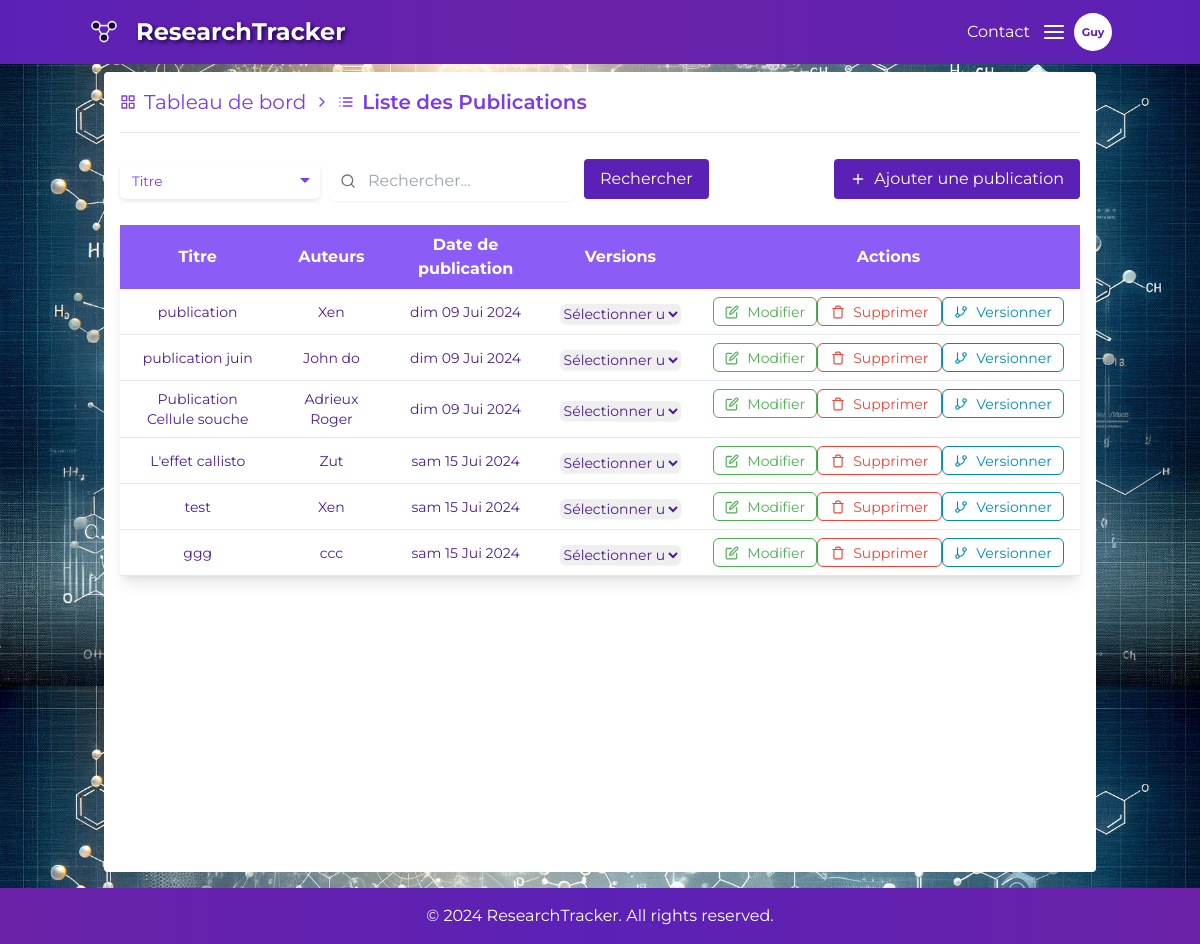
Page /publications/ (signed in) on the earlier database version.
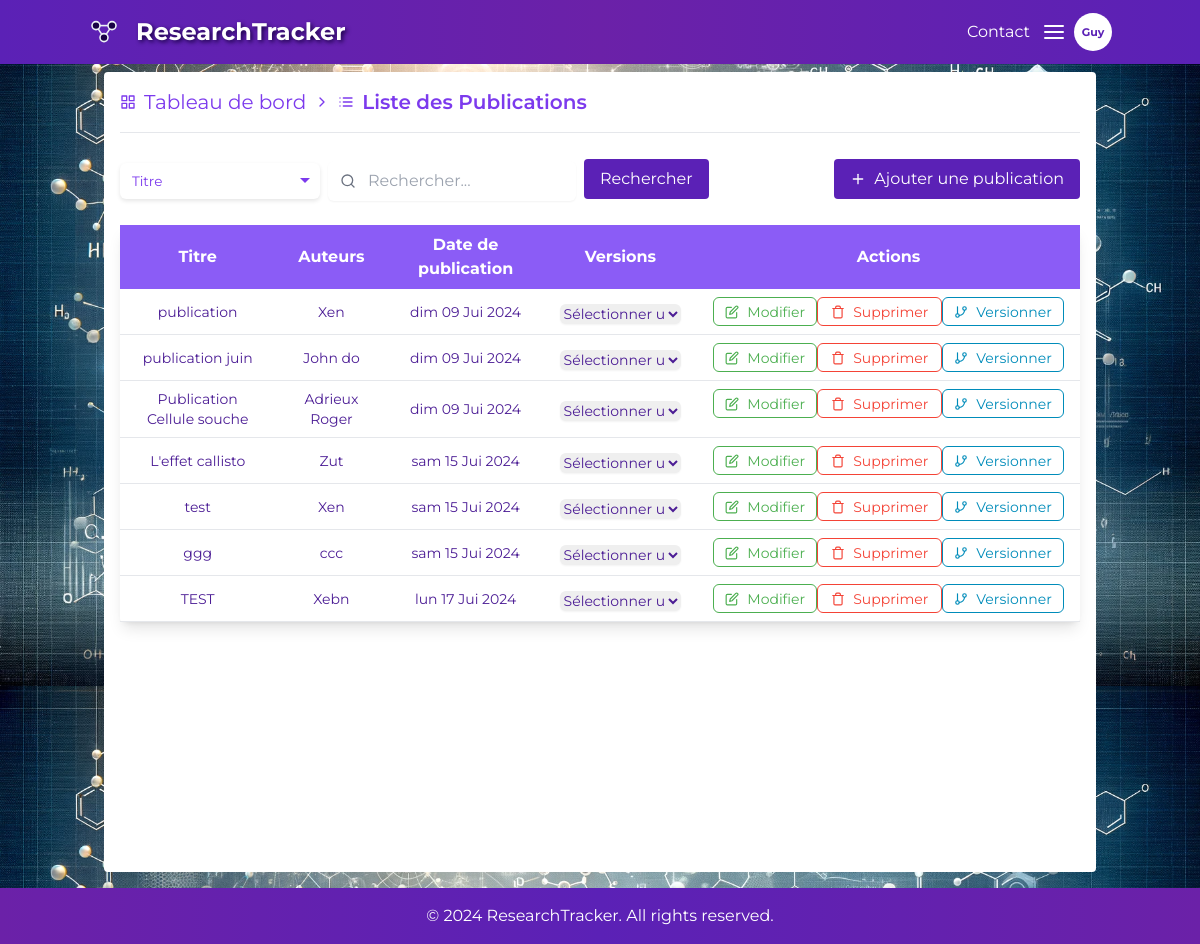
Same page on the later database version.
### publications/models.py (models this page shows, shortened)
class Publication(models.Model):
    SOURCE_CHOICES = [
        ('web', 'Web'),
        ('manuelle', 'Manuelle'),
    ]
    user = models.ForeignKey(settings.AUTH_USER_MODEL, on_delete=models.CASCADE, null=True, blank=True)
    title = models.CharField(max_length=200)
    authors = models.TextField()
    publication_date = models.DateField()
    project = models.ForeignKey(Project, on_delete=models.CASCADE, related_name='publications', null=True, blank=True,
                                default="Aucun")
    journal = CKEditor5Field(blank=True, null=True)
    doi = models.CharField(max_length=100)
    source = models.CharField(max_length=10, choices=SOURCE_CHOICES, default='manuelle')
    initial_version = models.ForeignKey('PublicationVersion', null=True, blank=True, on_delete=models.SET_NULL,
                                        related_name='initial_publication')
    current_version = models.ForeignKey('PublicationVersion', null=True, blank=True, on_delete=models.SET_NULL,
                                        related_name='current_publication')
    created_at = models.DateTimeField(auto_now=True)

### publications/views.py (the view, shortened to what this page needs)
# urls.py: path('', PublicationListView.as_view(), name='publications-list'),
class PublicationListView(LoginRequiredMixin, ListView):
    model = Publication
    template_name = 'publications/publication_list.html'
    context_object_name = 'publications'
    login_url = reverse_lazy('login')
    def get_queryset(self):
        queryset = Publication.objects.filter(user=self.request.user)
        query = self.request.GET.get('q')
        search_by = self.request.GET.get('search_by', 'title')
        if query:
            if search_by == 'title':
                queryset = queryset.filter(title__icontains=query)
            elif search_by == 'date':
                queryset = queryset.filter(publication_date__icontains=query)
        return queryset
    def render_to_response(self, context, **response_kwargs):
        if self.request.GET.get('format') == 'json':
            return self.render_to_json_response(context['publications'])
        else:
            return super().render_to_response(context, **response_kwargs)

### authentication/models.py (called while the page is built)
    @property
    def initials(self):
        if self.last_name:
            return self.last_name[:3].capitalize()
        return self.username[:3].capitalize()

### publications/templates/publications/publication_list.html (shortened to what the changed rows need)
{% extends "base.html" %}
{% block content %}
    <div class="container mx-auto mt-2 bg-white p-4 h-screen rounded">
        <table class="min-w-full bg-white mt-6 shadow-lg rounded">
            <thead>
            <tr class="bg-violet-500 text-white">
                <th class="py-2 px-4">Titre</th>
                <th class="py-2 px-4">Auteurs</th>
                <th class="py-2 px-4">Date de publication</th>
                <th class="py-2 px-4">Versions</th>
                <th class="py-2 px-4">Actions</th>
            </tr>
            </thead>
            <tbody class="text-violet-900">
            {% for publication in publications %}
                <tr class="border-b text-center hover:bg-gray-50 text-sm">
                    <td class="py-2 px-4"><a href="{% url 'publication-detail' publication.pk %}"
                                             class="hover:underline hover:text-violet-700">{{ publication.title }}</a>
                    </td>
                    <td class="py-2 px-4">{{ publication.authors }}</td>
                    <td class="py-2 px-4">{{ publication.publication_date|date:"D d M Y" }}</td>
                    <td class="py-2 px-4">
                        <select id="versionSelect"
                                class="form-select mt-1 block w-full rounded-md border-gray-300 shadow-sm focus:border-violet-400 focus:ring focus:ring-violet-500 focus:ring-opacity-50">
                            <option value="">Sélectionner une version</option>
                        </select>
                    </td>
                    <td class="py-2 px-4 flex justify-around">
                        <a href="{% url 'publication-update' publication.pk %}"
                           class="flex items-center text-sm button-edit"><i data-feather="edit"
                                                                            class="sm-icon mr-2"></i>Modifier</a>
                        <button class="flex items-center text-sm button-delete"
                                onclick="openModal({{ publication.pk }})">
                            <i data-feather="trash" class="sm-icon mr-2"></i>Supprimer
                        </button>
                        <a href="{% url 'publication-detail' publication.pk %}"
                           class="flex items-center text-sm button-details"><i data-feather="git-branch"
                                                                               class="sm-icon mr-2"></i>Versionner</a>
                    </td>
                </tr>
            {% endfor %}
            </tbody>
        </table>
    </div>
{% endblock %}

Differences in the rows shown:
added Publication: title "TEST", authors "Xebn", publication_date "lun 17 Jui 2024"
